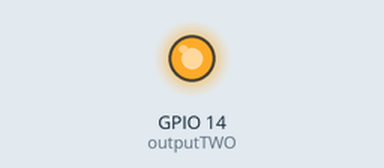
Bench run of a sketch on a simulated ESP32. Shown: output pins drawn as LEDs (lit = HIGH). Pins used as bus, display or sensor lines are not drawn.

Above: at 2.0 s.
At 6.0 s:
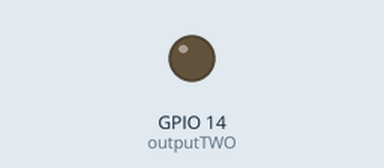
Timing chart, 0 to 10.5 s (numbered marks = the images above):
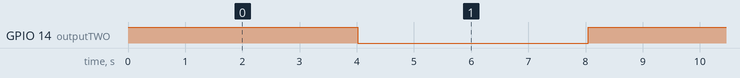

Measured:
- by itself, GPIO 14 (outputTWO): alternates HIGH for 4.0 s and LOW for 4.0 s

The sketch:

test_segundo_motor.ino
```cpp
#define stepTWO 27
#define outputTWO 14
#define pasos 201
#define dly 10

void setup() {
  pinMode(stepTWO, OUTPUT);
 pinMode(outputTWO, OUTPUT);
}

void loop() {
    //gira para la derecha
 digitalWrite(outputTWO, HIGH);
  //da una vuelta entera usando 200
  for(int i = 0; i < pasos; i++){
    digitalWrite(stepTWO, HIGH);
    delay(dly);
    digitalWrite(stepTWO, LOW);
    delay(dly);
  }
  //gira para la izquierda
  digitalWrite(outputTWO, LOW);
  for(int i = 0; i < pasos; i++){
    digitalWrite(stepTWO, HIGH);
    delay(dly);
    digitalWrite(stepTWO, LOW);
    delay(dly);
  }
}
```
